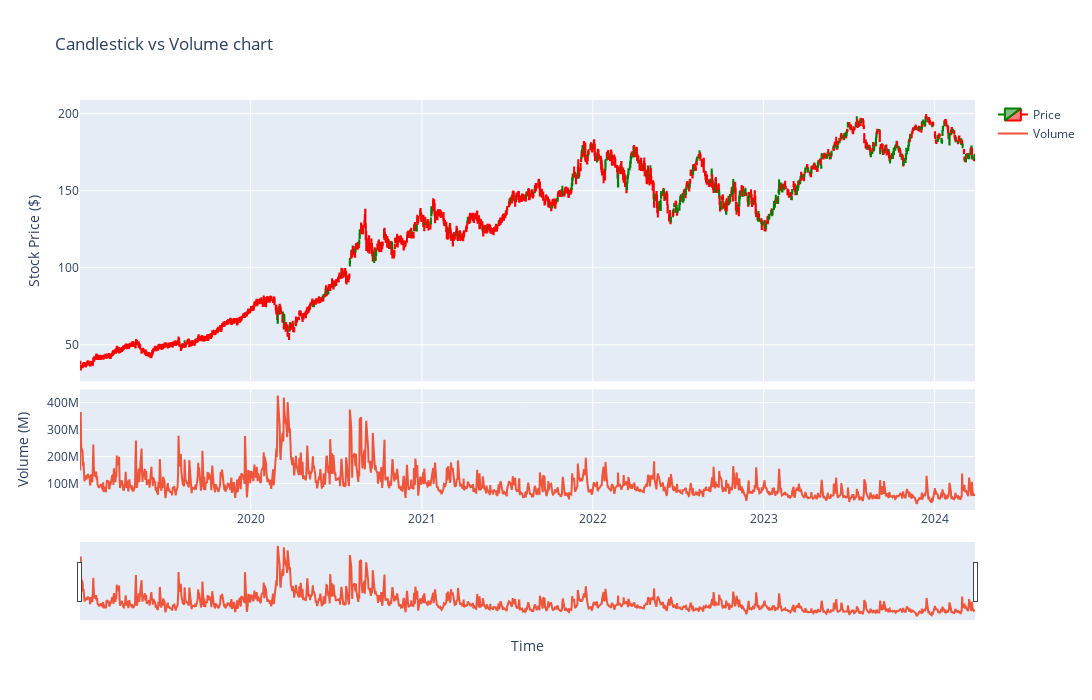

Notebook code for this chart:
### Markdown cell above
### Candlestick vs Volume chart
A Candlestick chart with 4 values (Open, High, Low, and Close) can be displayed better over a shorter timeframe. Below is a Candlestick vs Volume chart, one can use the slider to control the period they want to see.

### Code cell
fig2 = make_subplots(rows = 2, cols = 1, shared_xaxes = True, vertical_spacing = 0.02, row_heights = [0.7, 0.3])
fig2.append_trace(go.Candlestick(x = recent_data.index, 
                                 high = recent_data['High'], 
                                 open = recent_data['Open'], 
                                 close = recent_data['Adj Close'], 
                                 low = recent_data['Low'], 
                                 increasing_line_color = 'green', 
                                 decreasing_line_color = 'red', 
                                 name = 'Price'),
                  row = 1, col = 1)

fig2.append_trace(go.Scatter(x = recent_data.index, 
                             y = recent_data['Volume'], 
                             name = 'Volume', 
                             mode = 'lines'), 
                  row = 2, col = 1)
fig2.update_layout(title = 'Candlestick vs Volume chart', 
                   yaxis1_title = 'Stock Price ($)', yaxis2_title = 'Volume (M)', 
                   xaxis2_title = 'Time', 
                   xaxis1_rangeslider_visible = False, xaxis2_rangeslider_visible = True, 
                   autosize = False, width = 1100, height = 700)
fig2.show()

### Figure 1 — Plotly figure (JSON) as saved in the notebook; plotly's stock layout.template omitted (floating-point values rounded to 4 significant figures; data arrays with more than 128 entries replaced by an {"elided": "..."} marker saying what was removed)
{"data": [{"close": {"elided": "1318 float values"}, "decreasing": {"line": {"color": "red"}}, "high": {"elided": "1318 float values"}, "increasing": {"line": {"color": "green"}}, "low": {"elided": "1318 float values"}, "name": "Price", "open": {"elided": "1318 float values"}, "type": "candlestick", "x": {"elided": "1318 str values"}, "xaxis": "x", "yaxis": "y"}, {"mode": "lines", "name": "Volume", "type": "scatter", "x": {"elided": "1318 str values"}, "xaxis": "x2", "y": {"elided": "1318 int values"}, "yaxis": "y2"}], "layout": {"autosize": false, "height": 700, "title": {"text": "Candlestick vs Volume chart"}, "width": 1100, "xaxis": {"anchor": "y", "autorange": true, "domain": [0, 1], "matches": "x2", "range": ["2019-01-01 12:00", "2024-03-27 12:00"], "rangeslider": {"visible": false, "yaxis": {}}, "showticklabels": false, "type": "date"}, "xaxis2": {"anchor": "y2", "autorange": true, "domain": [0, 1], "range": ["2019-01-01 12:00", "2024-03-27 12:00"], "rangeslider": {"autorange": true, "range": ["2019-01-01 12:00", "2024-03-27 12:00"], "visible": true, "yaxis2": {"_template": null, "rangemode": "match"}}, "title": {"text": "Time"}, "type": "date"}, "yaxis": {"anchor": "x", "autorange": true, "domain": [0.314, 1], "range": [26.38, 208.7], "title": {"text": "Stock Price ($)"}}, "yaxis2": {"anchor": "x2", "autorange": true, "domain": [0, 0.294], "range": [1689000.0, 448900000.0], "title": {"text": "Volume (M)"}, "type": "linear"}}}
